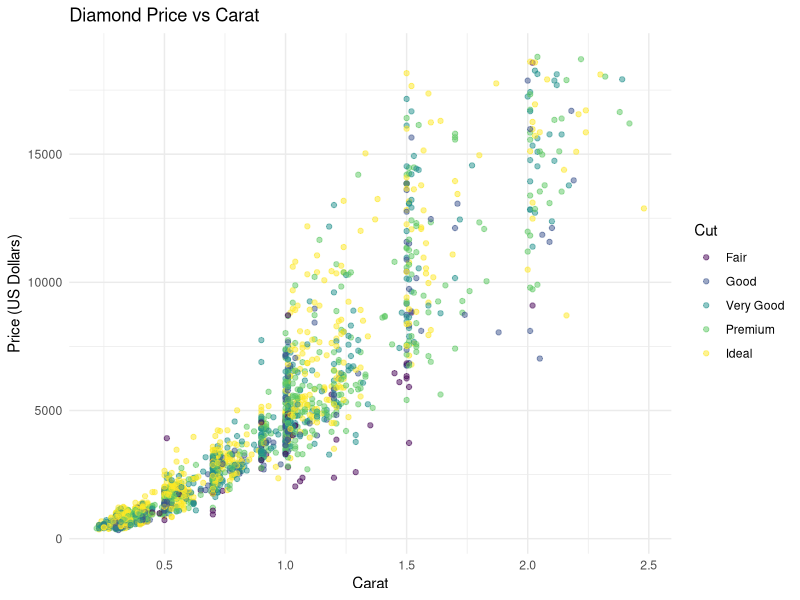
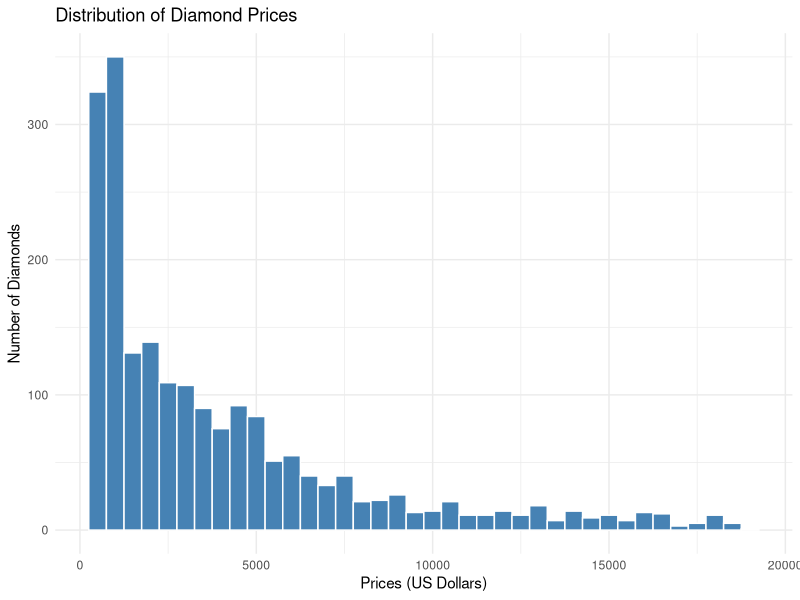
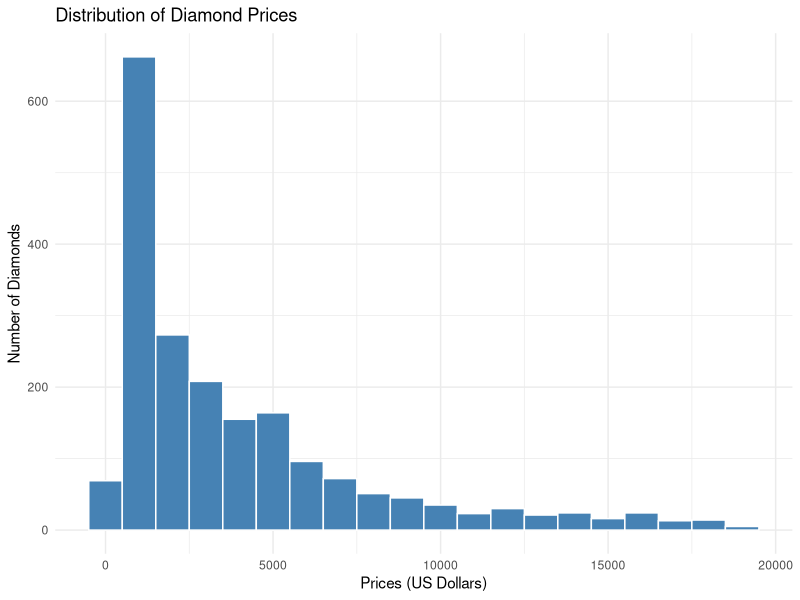
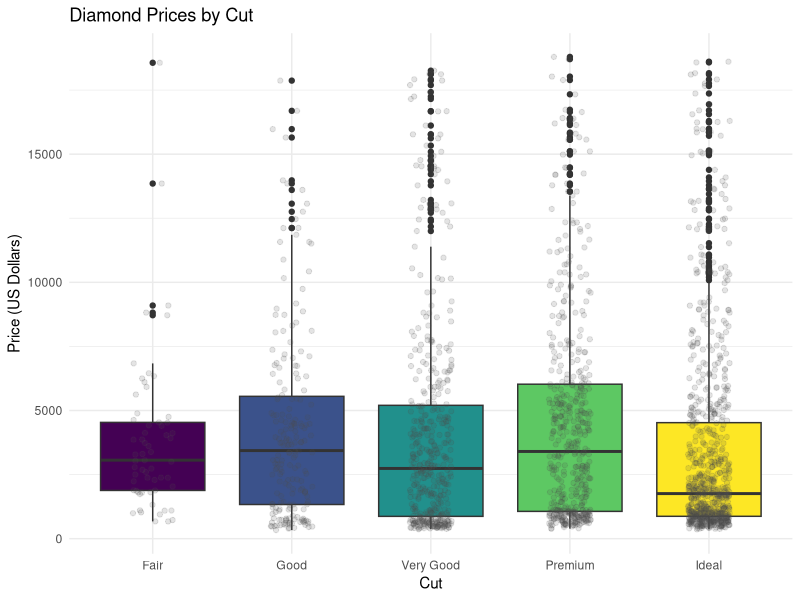
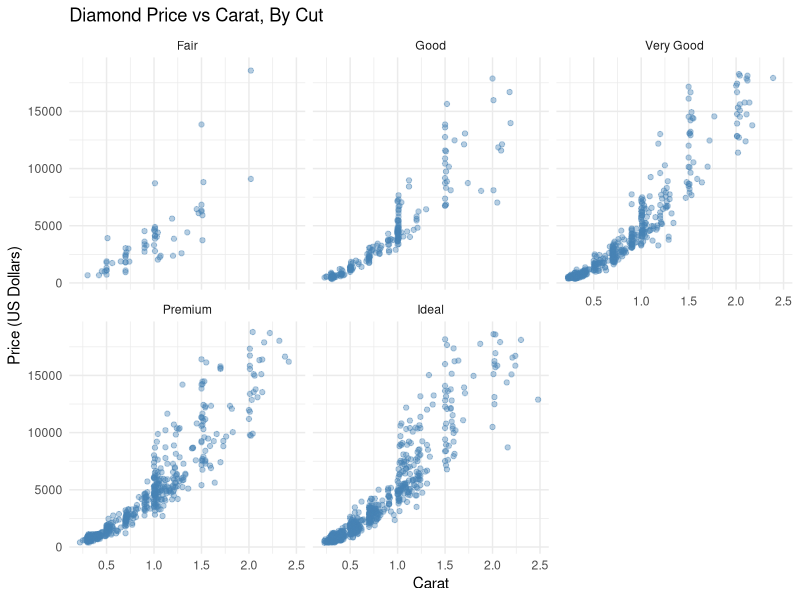
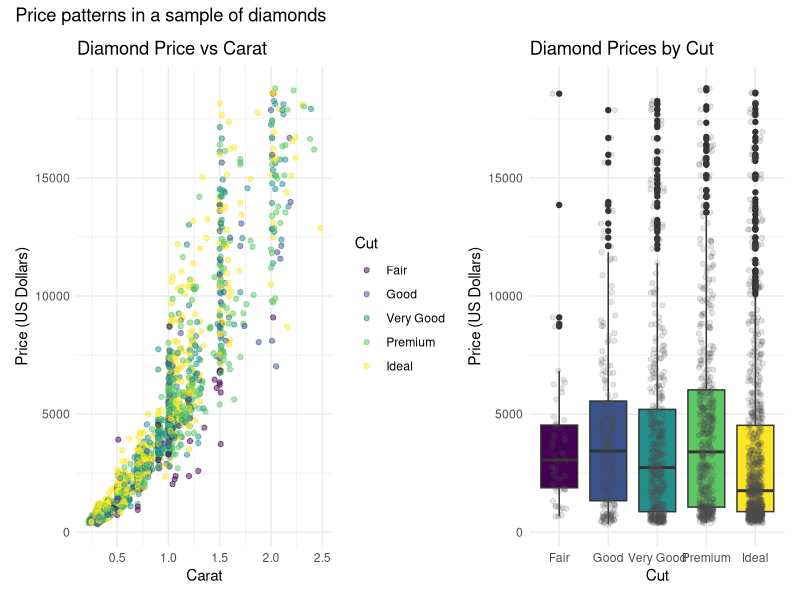
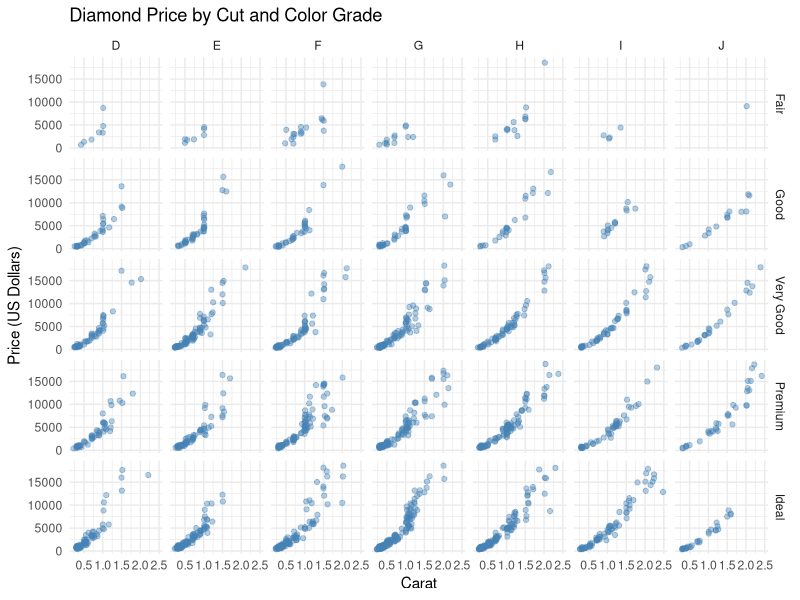
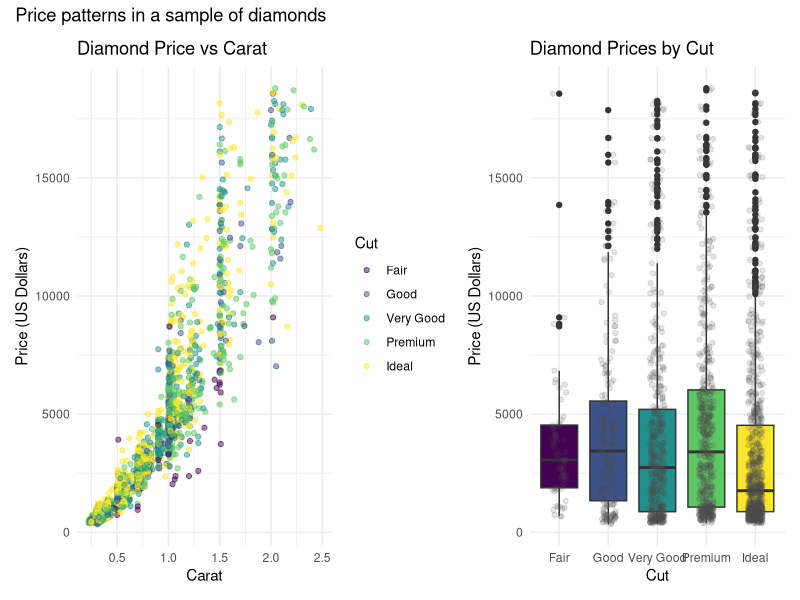

Generate these figures, in order, with R:
# One possible solution is shown for each exercise. 
# Other plots meeting the instructions are valid. 

# These exercises use `ggplot2::diamonds`, which comes with {ggplot2}. 
# Each row represents one diamond. 
# We will use a fixed sample of 2,000 diamonds to keep the scatterplots readable.

# Variables used here:
# - `carat`: diamond weight in carats.
# - `price`: price in US dollars.
# - `cut`: cut quality, with categories Fair, Good, Very Good, Premium, and Ideal.
# - `color`: diamond color grade, from D (best) to J (worst).


# I suggest you use `data =` and `mapping =` in your `ggplot()` calls as you learn. 
# Answer interpretation questions in one sentence beneath your code.

	# Setup 
	library(tidyverse)
	library(patchwork)

	# Since the next line of code takes a random sample of rows from the data set,
	# let's set the seed so it will use the same sample each time.
	# set.seed() is a random number generator; run ? set.seed() for more information
	
	set.seed(123)

	diamonds_plot <- ggplot2::diamonds |>
	  slice_sample(n = 2000)
	
	glimpse(diamonds_plot)

	# 1. Build and customize a scatterplot:
		
	# Create a scatterplot with:
	# - `carat` on the x-axis and `price` on the y-axis;
	# - point color mapped to `cut`;
	# - all points set to `alpha = 0.5` and `size = 1.5`.
	
	# Add informative axis labels and a title. 
	# Use a built-in theme of your choice. 
	# Save the plot as `p_scatter`, then display it.
	
	# Write one sentence describing the relationship you see between carat and price. 
	# Identify one aesthetic you mapped and one aesthetic you set.
	
	# Write your code here:
	
	p_scatter <- 
	  ggplot(
	    data = diamonds_plot,
	    mapping = aes(x = carat, y = price, color = cut)) + 
	  geom_point(alpha = 0.5, size = 1.5) + 
	  labs(
	    title = "Diamond Price vs Carat",
	    x = "Carat",
	    y = "Price (US Dollars)",
	    color = "Cut") + 
	  theme_minimal()
	
	p_scatter
	
	# Based on p_scatter, there appears to be a positive relationship between diamond price and carat.
	# This means that as carats increase, so does the price of the diamond. 
	# However, prices vary among diamonds of a similar carat.
	# I mapped the color of different cuts, and I set the opacity of each data point. 

	# Your response to the questions here:
	# Price generally increases with carat, although prices vary among diamonds 
	# of similar carat. 
	
	# Mny acceptable answers, e.g., color is mapped to cut; 
	# alpha and size are set to fixed values. 

	
	# 2. Explore a distribution 

	# Create a histogram of `price` using `binwidth = 500`. 
	# Set the bar fill to `"steelblue"` and the outline color to `"white"`. 
	# Add informative labels.
	# Then make a second version using `binwidth = 1000`.
	
	# Write one sentence explaining how changing the bin width affects the 
	# appearance of the histogram. 
	# Which version helps you see the distribution more clearly? 

	# Write your code here:
	
	p_hist <- 
	  ggplot(
	    data = diamonds_plot,
	    mapping = aes(x = price)) + 
	  geom_histogram(
	    binwidth = 500,
	    fill = "steelblue",
	    color = "white") + 
	  labs(
	    title = "Distribution of Diamond Prices",
	    x = "Prices (US Dollars)",
	    y = "Number of Diamonds") +
	  theme_minimal()
	
	p_hist

	p_hist2 <- 
	  ggplot(
	    data = diamonds_plot,
	    mapping = aes(x = price)) + 
	  geom_histogram(
	    binwidth = 1000,
	    fill = "steelblue",
	    color = "white") + 
	  labs(
	    title = "Distribution of Diamond Prices",
	    x = "Prices (US Dollars)",
	    y = "Number of Diamonds") +
	  theme_minimal()
	
	p_hist2

	# By increasing the bin width, more data points fit into each bin, producing fewer bars and showing less detail. 
	# Therefore, a bin width of 500 as opposed to 1000 allows you to see the distribution more clearly. 
	
	# Your response:
	# Wider bins produce fewer, broader bars and show less detail. 

	# 3. Compare groups with two layers 
	
	# Create a boxplot with `cut` on the x-axis and `price` on the y-axis.
	# Map the box fill to `cut`.
	# Add individual observations using `geom_jitter(width = 0.15, height = 0, alpha = 0.15)`.
	# Give all jittered points the fixed color `"grey30"`.
	# Remove the fill legend because the cut categories already appear on the x-axis.
	# Add informative labels and a built-in theme.
	# Save this plot as `p_box`, then display it.
	
	# Hint: put `fill = cut` inside `aes()` in `geom_boxplot()` so it applies 
	# only to the boxplot layer.

	# Write one sentence explaining what the jittered points add to the boxplot.

	# Write your code here:
	
	p_box <- 
	  ggplot(
	    data = diamonds_plot, 
	    mapping = aes(x = cut, y = price)) + 
	  geom_boxplot(mapping = aes(fill = cut)) +
	  geom_jitter(
	    width = 0.15,
	    height = 0,
	    alpha = 0.15,
	    color = "grey30") + 
	  guides(fill = "none") + 
	  labs(
	    title = "Diamond Prices by Cut",
	    x = "Cut",
	    y = "Price (US Dollars)") + 
	  theme_minimal()
	
	p_box
	
	# The jittered points show the raw data that contributes to the shape of the boxplot. 

	# Your response:
	# The points show individual prices and where observations are concentrated, 
	# alongside the boxplot summary. 
	# Height = 0 keeps the plotted prices unchanged vertically. 
	# The default boxplot also draws outliers, so some observations appear in both layers; 
	# suppressing outliers is not required for this exercise.

	
# 4. Compare color and facets 

	# Create a new scatterplot with `carat` on the x-axis and `price` on the y-axis. 
	# Set all points to `alpha = 0.4`.
	# Use `facet_wrap()` to create one panel for each `cut` category. 
	# Keep all points the same color. 
	# Add informative labels and a built-in theme.
	# Write one sentence comparing this plot with `p_scatter`. 
	# What is easier to see when cut categories have their own panels?

	# Write your code here:

	p_facets <- 
	  ggplot(
	    data = diamonds_plot,
	    mapping = aes(x = carat, y = price)) + 
	  geom_point(alpha = 0.4, color = "steelblue") + 
	  facet_wrap(~ cut) + 
	  labs(
	    title = "Diamond Price vs Carat, By Cut",
	    x = "Carat",
	    y = "Price (US Dollars)") + 
	  theme_minimal()
	
	p_facets
	
	# By separating the cuts into different graphs, it is much easier to see and
	# compare trends in price in each cut as opposed to trying to differentiate between colors. 
	
	# Your response:
	# Facets reduce overlap among cut categories and make within-category 
	# patterns easier to inspect. 
	# The original color plot allows direct comparison of categories in the same panel.
	# Accept other accurate comparisons.

	# 5. Assemble and save a figure 
	
	# Use `patchwork` to place `p_scatter` and `p_box` side by side.
	# Add an overall title using `plot_annotation()`.
	# Save the combined figure as an object named `diamond_figure`.
	# Write the object out to display it.
	# Use `ggsave()` to save it as `diamond_figure.png`, with width 10 inches, 
		# height 5 inches, and resolution 300 dpi.
	# Use the `plot =` argument to specify the object to save in ggsave().
	# Find the saved image in your project folder and open it. 
	# Check that the labels and legends are readable.
	# If they are not, play around with the height and width or the font size in theme().
	# Hint: use `p_scatter | p_box` for the side-by-side layout.
	
	# Write your code here
	
	diamond_figure <- (p_scatter | p_box) + 
	  plot_annotation(title = "Price patterns in a sample of diamonds")
	
	diamond_figure
	
	ggsave(
	  filename = "diamond_figure.png",
	  plot = diamond_figure, 
	  width = 10,
	  height = 5,
	  units = "in",
	  dpi = 300
	)

	# 6. Practice `facet_grid()` with two grouping variables.
	
	# Create a scatterplot of price (y) against carat (x) with:
	# - rows defined by `cut` and columns defined by the diamond `color` grade, 
	# using `facet_grid()`
	# - all points partly transparent
	# - informative labels and a built-in theme.
	
	# Keep all points the same fixed color. 
	# Note that `color` is a column in this dataset: using it in a facet formula 
	# splits the data by diamond color grade.
	
	# Which layout is easier to read: the five panels from Exercise 4 or this larger grid?
	# Explain your choice in one sentence.
	
	# Write your code here:
	
	ggplot(
	  data = diamonds_plot,
	  mapping = aes(x = carat, y = price)) + 
	  geom_point(alpha = 0.4, color = "steelblue") +
	  facet_grid(cut ~ color) +
	  labs(
	    title = "Diamond Price by Cut and Color Grade",
	    x = "Carat",
	    y = "Price (US Dollars)") + 
	  theme_minimal()
	
	# The five panels from Exercise 4 are easier to read because there are less panels to try and read.
	# The larger grid is a bit overcrowding, which can be overwhelming to try and analyze. 

	# Write your answer here:
	# The larger grid contains 35 panels and can be crowded on a small screen. 
	# Either preference is acceptable with an explanation.
	
